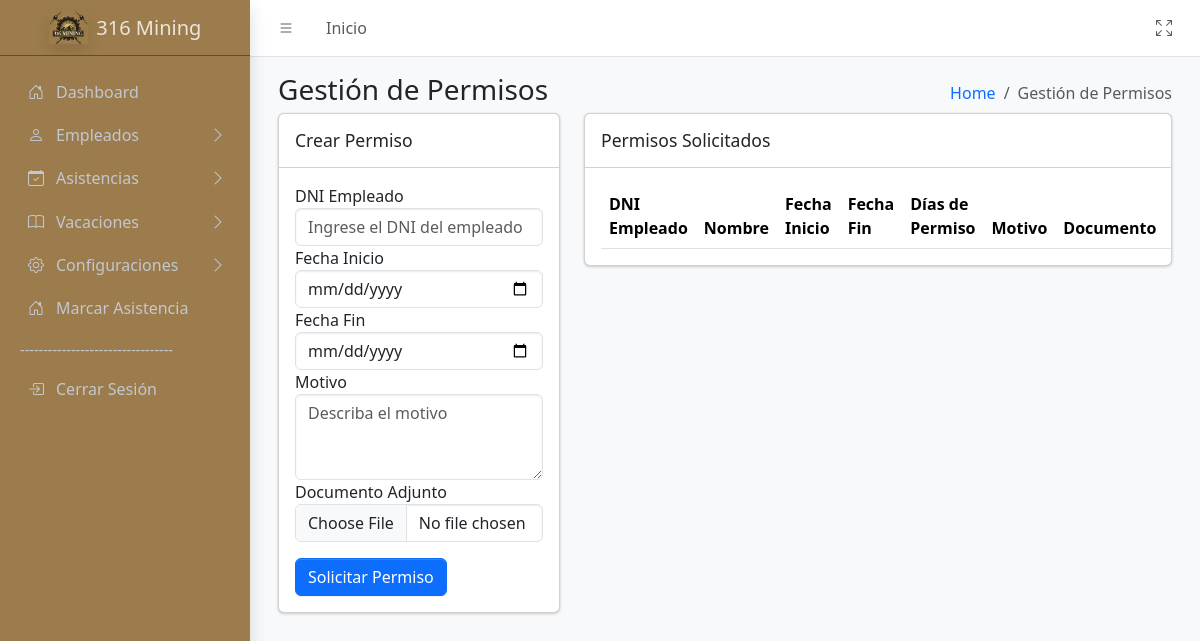
Page /sistema/controller/AsistenciasController/PermisosController.php?action=MostrarPermisos (signed in) on the earlier database version.
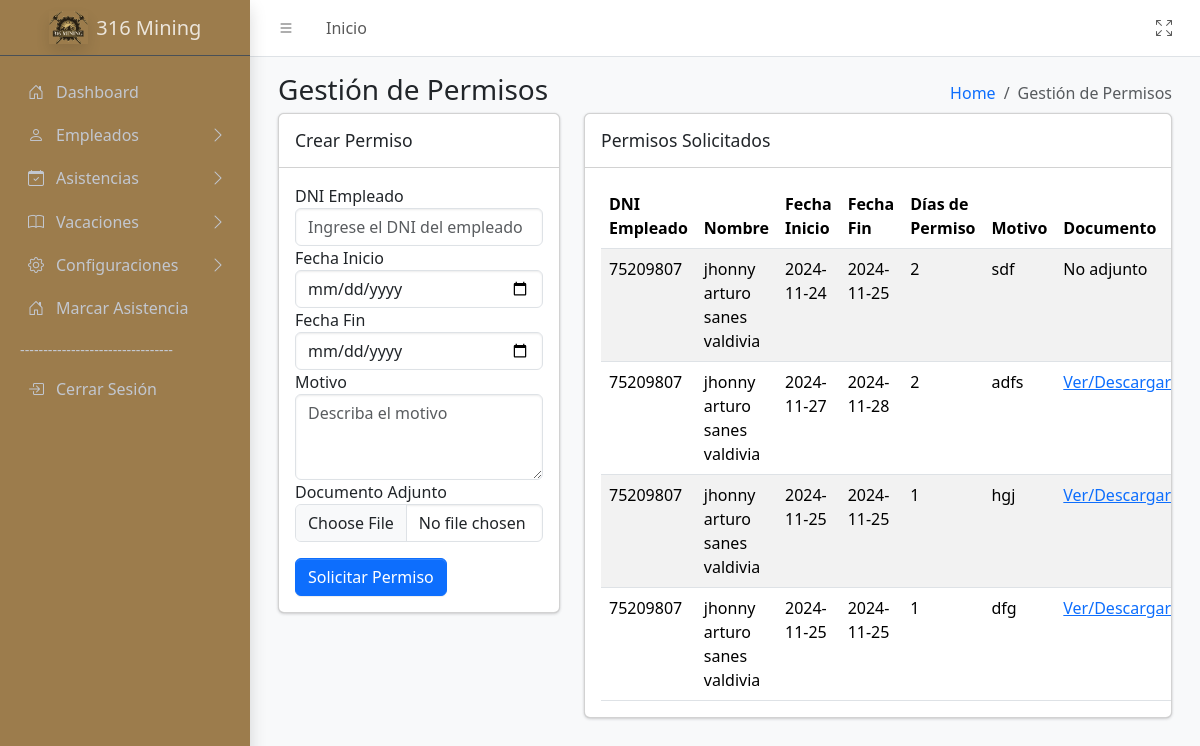
Same page on the later database version.
### tables this page shows
CREATE TABLE `permisos` (
  `idPermiso` int(11) NOT NULL,
  `idEmpleado` int(11) NOT NULL,
  `fecha_inicio` date NOT NULL,
  `fecha_fin` date NOT NULL,
  `motivo` varchar(255) NOT NULL,
  `documento` varchar(255) DEFAULT NULL
);

CREATE TABLE `empleados` (
  `idEmpleado` int(11) NOT NULL,
  `nombres` varchar(50) NOT NULL,
  `apellidos` varchar(50) NOT NULL,
  `dni` varchar(8) NOT NULL,
  `correo` varchar(50) NOT NULL,
  `telefono` varchar(15) DEFAULT NULL,
  `idPuesto` int(11) DEFAULT NULL,
  `idTurno` int(11) DEFAULT NULL,
  `estado` enum('Activo','Inactivo') DEFAULT 'Activo',
  `habilitado` tinyint(1) NOT NULL,
  `idApp` varchar(10) DEFAULT NULL COMMENT 'id para la app',
  `passwordApp` varchar(20) DEFAULT NULL COMMENT 'contra para la app',
  `idmarcar` varchar(5) NOT NULL,
  `passmarcar` varchar(5) NOT NULL
);

### sistema/controller/BaseController.php (called while the page is built, shortened)
<?php
class BaseController {
        protected function loadView($view,
                                        $data = [],
                                        $additionalCss = [],
                                        $additionalJs = [],
                                        $title = 'Sistema') {
                                    include __DIR__ . '/../view/templates/layout.php';
    }
}
?>

### sistema/model/conexion.php (called while the page is built, shortened)
<?php
class Database {
    public function __construct() {
        try {
            $host = 'localhost';
            $dbname = 'biometrico';
            $username = 'root';
            $password = '';
            $this->conn = new PDO("mysql:host=$host;dbname=$dbname", $username, $password);
        } catch (PDOException $e) {
            echo "Error de conexión: " . $e->getMessage();
            exit();
        }
    }
}
?>

### sistema/model/AsistenciasModel/PermisosModel.php (called while the page is built, shortened)
<?php
require_once __DIR__ . '/../conexion.php';
class Permisos extends Database {
    public function obtenerPermisos() {
        $query = "SELECT
                      p.idPermiso,
                      p.fecha_inicio,
                      p.fecha_fin,
                      p.motivo,
                      p.documento,
                      e.dni AS dniEmpleado,
                      CONCAT(e.nombres, ' ', e.apellidos) AS nombreEmpleado
                  FROM permisos p
                  INNER JOIN empleados e ON p.idEmpleado = e.idEmpleado";
        $stmt = $this->conn->query($query);
        return $stmt->fetchAll(PDO::FETCH_ASSOC);
    }
}
?>

### sistema/view/Asistencias/Permisos.php (the view, shortened to what the changed rows need)
<div class="app-content">
    <div class="container-fluid">
        <div class="row">
            <div class="col-lg-8">
                <div class="card mb-4">
                    <div class="card-body table-responsive">
                        <table id="dataTable" class="table table-striped">
                            <thead>
                                <tr>
                                    <th>DNI Empleado</th>
                                    <th>Nombre</th>
                                    <th>Fecha Inicio</th>
                                    <th>Fecha Fin</th>
                                    <th>Días de Permiso</th>
                                    <th>Motivo</th>
                                    <th>Documento</th>
                                    <th>Acciones</th>
                                </tr>
                            </thead>
                            <tbody>
                                <?php foreach ($Permisos as $permiso): ?>
                                    <tr>
                                        <td><?= $permiso['dniEmpleado'] ?></td>
                                        <td><?= $permiso['nombreEmpleado'] ?></td>
                                        <td><?= $permiso['fecha_inicio'] ?></td>
                                        <td><?= $permiso['fecha_fin'] ?></td>
                                        <td>
                                            <?php
                                            $diasPermiso = (strtotime($permiso['fecha_fin']) - strtotime($permiso['fecha_inicio'])) / 86400 + 1;
                                            echo $diasPermiso;
                                            ?>
                                        </td>
                                        <td><?= $permiso['motivo'] ?></td>
                                        <td>
                                            <?php if (!empty($permiso['documento'])): ?>
                                                <a href="<?= $permiso['documento'] ?>" target="_blank">Ver/Descargar</a>
                                            <?php else: ?>
                                                No adjunto
                                            <?php endif; ?>
                                        </td>
                                    </tr>
                                <?php endforeach; ?>
                            </tbody>
                        </table>
                    </div>
                </div>
            </div>
        </div>
    </div>
</div>

Differences in the rows shown:
added permisos: idEmpleado.dni "75209807", nombreEmpleado "jhonny arturo sanes valdivia", fecha_inicio "2024-11-24", fecha_fin "2024-11-25", diasPermiso "2", motivo "sdf", shows "No adjunto"
added permisos: idEmpleado.dni "75209807", nombreEmpleado "jhonny arturo sanes valdivia", fecha_inicio "2024-11-27", fecha_fin "2024-11-28", diasPermiso "2", motivo "adfs"
added permisos: idEmpleado.dni "75209807", nombreEmpleado "jhonny arturo sanes valdivia", fecha_inicio "2024-11-25", fecha_fin "2024-11-25", diasPermiso "1", motivo "hgj"
added permisos: idEmpleado.dni "75209807", nombreEmpleado "jhonny arturo sanes valdivia", fecha_inicio "2024-11-25", fecha_fin "2024-11-25", diasPermiso "1", motivo "dfg"
